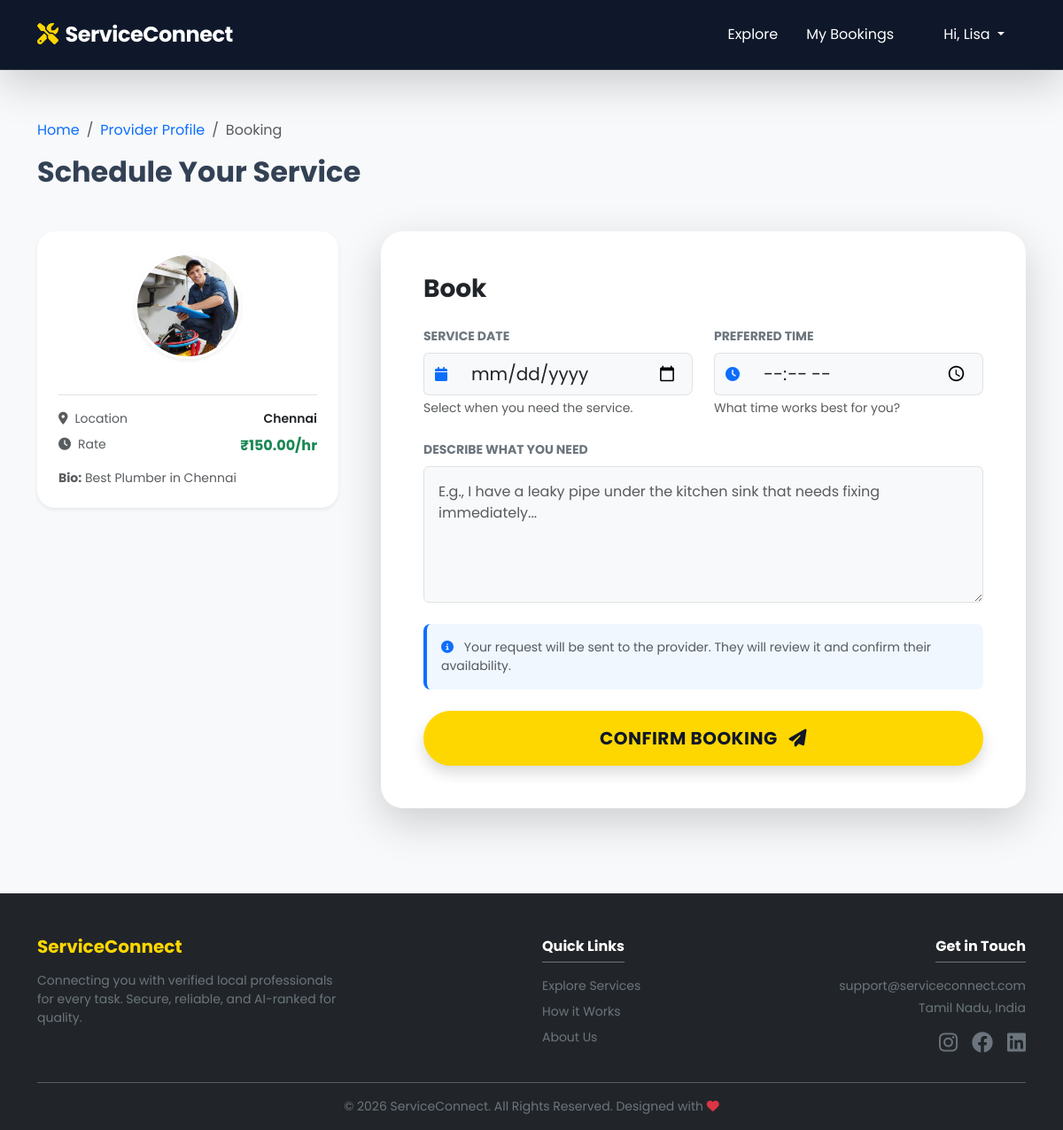
Page /book/1/ (signed in) on the committed database.
### accounts/models.py (models this page shows, shortened)
class ServiceProvider(models.Model):
    user = models.OneToOneField(User, on_delete=models.CASCADE, related_name='provider_profile')
    service_category = models.CharField(max_length=100)
    location = models.CharField(max_length=100)
    latitude = models.FloatField(null=True, blank=True)
    longitude = models.FloatField(null=True, blank=True)
    bio = models.TextField()
    experience_years = models.PositiveIntegerField()
    hourly_rate = models.DecimalField(max_digits=8, decimal_places=2)
    profile_picture = models.ImageField(upload_to='provider_pics/', blank=True, null=True)
    is_verified = models.BooleanField(default=True)
    recommendation_score = models.DecimalField(max_digits=3, decimal_places=2, default=0.0)

### services/views.py (the view, shortened to what this page needs)
# urls.py: path('book/<int:provider_id>/', views.create_booking, name='create_booking'),
@login_required
def create_booking(request, provider_id):
    provider = get_object_or_404(ServiceProvider, id=provider_id)
    return render(request, 'services/booking_form.html', {'provider': provider})

### templates/services/booking_form.html (shortened to what this page needs)
{% extends 'base.html' %}
{% load static %}
{% block content %}
<div class="container py-5 mt-2">
    <div class="mb-5">
        <nav aria-label="breadcrumb">
            <ol class="breadcrumb">
                <li class="breadcrumb-item"><a href="{% url 'home' %}" class="text-decoration-none">Home</a></li>
                <li class="breadcrumb-item"><a href="{% url 'provider_profile' provider.id %}" class="text-decoration-none">Provider Profile</a></li>
                <li class="breadcrumb-item active" aria-current="page">Booking</li>
            </ol>
        </nav>
        <h2 class="fw-bold">Schedule Your Service</h2>
    </div>
    <div class="row g-5">
        <div class="col-lg-4">
            <div class="card border-0 shadow-sm p-4 sticky-top" style="top: 100px; border-radius: 20px;">
                <div class="text-center mb-4">
                    {% if provider.profile_picture %}
                        <img src="{{ provider.profile_picture.url }}" class="rounded-circle shadow-sm border border-3 border-white"
                             style="width: 120px; height: 120px; object-fit: cover;" alt="{{ provider.user.get_full_name }}">
                    {% else %}
                        <div class="rounded-circle bg-primary d-flex align-items-center justify-content-center text-white mx-auto shadow-sm"
                             style="width: 120px; height: 120px; font-size: 2.5rem; font-weight: 700;">
                            {{ provider.user.first_name|first }}{{ provider.user.last_name|first }}
                        </div>
                    {% endif %}
                </div>
                <div class="border-top pt-3">
                    <div class="d-flex justify-content-between mb-2">
                        <span class="text-muted small"><i class="fa-solid fa-location-dot me-2"></i>Location</span>
                        <span class="fw-semibold small">{{ provider.location }}</span>
                    </div>
                    <div class="d-flex justify-content-between mb-3">
                        <span class="text-muted small"><i class="fa-solid fa-clock me-2"></i>Rate</span>
                        <span class="text-success fw-bold">₹{{ provider.hourly_rate }}/hr</span>
                    </div>
                    <p class="text-muted small mb-0 lh-sm">
                        <strong>Bio:</strong> {{ provider.bio|truncatewords:30 }}
                    </p>
                </div>
            </div>
        </div>
        <div class="col-lg-8">
            <div class="card border-0 shadow-lg p-4 p-md-5" style="border-radius: 25px;">
                <h3 class="fw-bold mb-4">Book {{ provider.user.get_full_name }}</h3>
                <form method="POST" action="">
                    <div class="row">
                        <div class="col-md-6 mb-4">
                            <label for="service_date" class="form-label fw-bold text-secondary small text-uppercase">Service Date</label>
                            <div class="input-group">
                                <span class="input-group-text bg-light border-end-0"><i class="fa-solid fa-calendar text-primary"></i></span>
                                <input type="date" name="service_date" id="service_date" class="form-control form-control-lg bg-light border-start-0" required>
                            </div>
                            <div class="form-text small text-muted">Select when you need the service.</div>
                        </div>
                        <div class="col-md-6 mb-4">
                            <label for="service_time" class="form-label fw-bold text-secondary small text-uppercase">Preferred Time</label>
                            <div class="input-group">
                                <span class="input-group-text bg-light border-end-0"><i class="fa-solid fa-clock text-primary"></i></span>
                                <input type="time" name="service_time" id="service_time" class="form-control form-control-lg bg-light border-start-0" required>
                            </div>
                            <div class="form-text small text-muted">What time works best for you?</div>
                        </div>
                    </div>
                    <div class="mb-4">
                        <label for="description" class="form-label fw-bold text-secondary small text-uppercase">Describe what you need</label>
                        <textarea name="description" id="description" rows="5" class="form-control bg-light p-3"
                                  placeholder="E.g., I have a leaky pipe under the kitchen sink that needs fixing immediately..." required></textarea>
                    </div>
                    <div class="p-3 mb-4 rounded-3 border-start border-primary border-4" style="background-color: #f0f7ff;">
                        <p class="mb-0 small text-muted">
                            <i class="fa-solid fa-circle-info text-primary me-2"></i>
                            Your request will be sent to the provider. They will review it and confirm their availability.
                        </p>
                    </div>
                    <div class="d-grid">
                        <button type="submit" class="btn btn-primary-custom btn-lg py-3 fw-bold fs-5 shadow">
                            Confirm Booking <i class="fa-solid fa-paper-plane ms-2"></i>
                        </button>
                    </div>
                </form>
            </div>
        </div>
    </div>
</div>
{% endblock %}

### templates/base.html (shortened to what this page needs)
{% load static %}
<!DOCTYPE html>
<html lang="en">
<head>
    <link href="https://cdn.jsdelivr.net/npm/bootstrap@5.3.0/dist/css/bootstrap.min.css" rel="stylesheet">
    <link rel="stylesheet" href="https://cdnjs.cloudflare.com/ajax/libs/font-awesome/6.4.0/css/all.min.css">
    <link rel="stylesheet" href="{% static 'css/style.css' %}">
</head>
<body class="bg-light">
    <nav class="navbar navbar-expand-lg sticky-top py-3 shadow-lg">
        <div class="container">
            <a class="navbar-brand fw-bold" href="{% url 'home' %}">
                <i class="fa-solid fa-screwdriver-wrench me-2" style="color: #FFD700;"></i>ServiceConnect
            </a>
            <div class="collapse navbar-collapse" id="navbarNav">
                <ul class="navbar-nav ms-auto align-items-center">
                    <li class="nav-item"><a class="nav-link px-3" href="{% url 'home' %}">Explore</a></li>
                    {% if user.is_authenticated %}
                        <li class="nav-item"><a class="nav-link px-3" href="{% url 'my_bookings' %}">My Bookings</a></li>
                        <li class="nav-item dropdown ms-lg-3">
                            <a class="nav-link dropdown-toggle btn btn-outline-light rounded-pill px-4" href="#" id="userDropdown" role="button" data-bs-toggle="dropdown">
                                Hi, {{ user.first_name|default:user.username }}
                            </a>
                        </li>
                    {% else %}
                        <li class="nav-item"><a class="nav-link px-3" href="{% url 'login' %}">Login</a></li>
                        <li class="nav-item ms-lg-2">
                            <a class="btn btn-primary-custom" href="{% url 'register' %}">Get Started</a>
                        </li>
                    {% endif %}
                </ul>
            </div>
        </div>
    </nav>
    <main>
        {% block content %}{% endblock %}
    </main>
    <footer class="bg-dark text-white pt-5 pb-3 mt-5">
        <div class="container">
            <div class="row g-4 mb-4 text-center text-md-start">
                <div class="col-lg-4">
                    <h5 class="fw-bold mb-3" style="color: #FFD700;">ServiceConnect</h5>
                    <p class="text-secondary small">Connecting you with verified local professionals for every task. Secure, reliable, and AI-ranked for quality.</p>
                </div>
                <div class="col-6 col-md-4 col-lg-2 offset-lg-2">
                    <h6 class="fw-bold mb-3 text-white border-bottom border-secondary pb-2 d-inline-block">Quick Links</h6>
                    <ul class="list-unstyled small">
                        <li class="mb-2"><a href="{% url 'home' %}" class="text-secondary text-decoration-none">Explore Services</a></li>
                        <li class="mb-2"><a href="#" class="text-secondary text-decoration-none">How it Works</a></li>
                        <li class="mb-2"><a href="#" class="text-secondary text-decoration-none">About Us</a></li>
                    </ul>
                </div>
                <div class="col-6 col-md-4 col-lg-4 text-md-end">
                    <h6 class="fw-bold mb-3 text-white border-bottom border-secondary pb-2 d-inline-block">Get in Touch</h6>
                    <p class="text-secondary small mb-1">support@serviceconnect.com</p>
                    <p class="text-secondary small">Tamil Nadu, India</p>
                    <div class="d-flex gap-3 justify-content-center justify-content-md-end mt-3">
                        <a href="#" class="text-secondary"><i class="fa-brands fa-instagram fs-4"></i></a>
                        <a href="#" class="text-secondary"><i class="fa-brands fa-facebook fs-4"></i></a>
                        <a href="#" class="text-secondary"><i class="fa-brands fa-linkedin fs-4"></i></a>
                    </div>
                </div>
            </div>
            <hr class="opacity-25">
            <div class="text-center">
                <p class="small text-secondary mb-0">&copy; 2026 ServiceConnect. All Rights Reserved. Designed with <i class="fa-solid fa-heart text-danger"></i></p>
            </div>
        </div>
    </footer>
</body>
</html>

### static/css/style.css (style rules this page uses)
:root { --primary-dark: #0f172a; --primary-blue: #1E3A5F; --accent: #FFD700; --accent-hover: #f59e0b; --success: #10b981; --warning: #f59e0b; --grey-light: #f8fafc; }
body { font-family: 'Poppins', sans-serif; background-color: var(--grey-light); color: #334155; }
.navbar { background-color: var(--primary-dark) !important; border-bottom: 1px solid rgba(255,255,255,0.1); }
.navbar-brand, .nav-link { color: white !important; }
.btn-primary-custom { background: var(--accent); color: var(--primary-dark) !important; border: none; border-radius: 50rem; padding: 10px 24px; font-weight: 700; text-transform: uppercase; font-size: 0.8rem; letter-spacing: 0.5px; transition: all 0.3s ease; }

### templates/base.html (style rules this page uses)
body { display: flex; flex-direction: column; min-height: 100vh; }
main { flex: 1 0 auto; }
.navbar-brand { font-size: 1.5rem; letter-spacing: -0.5px; }

### rows in the picture
ServiceProvider: profile_picture (picture), location "Chennai", hourly_rate "150.00", bio "Best Plumber in Chennai"

### other values in the picture
{{ user.first_name|default:user.username }} "Lisa"
